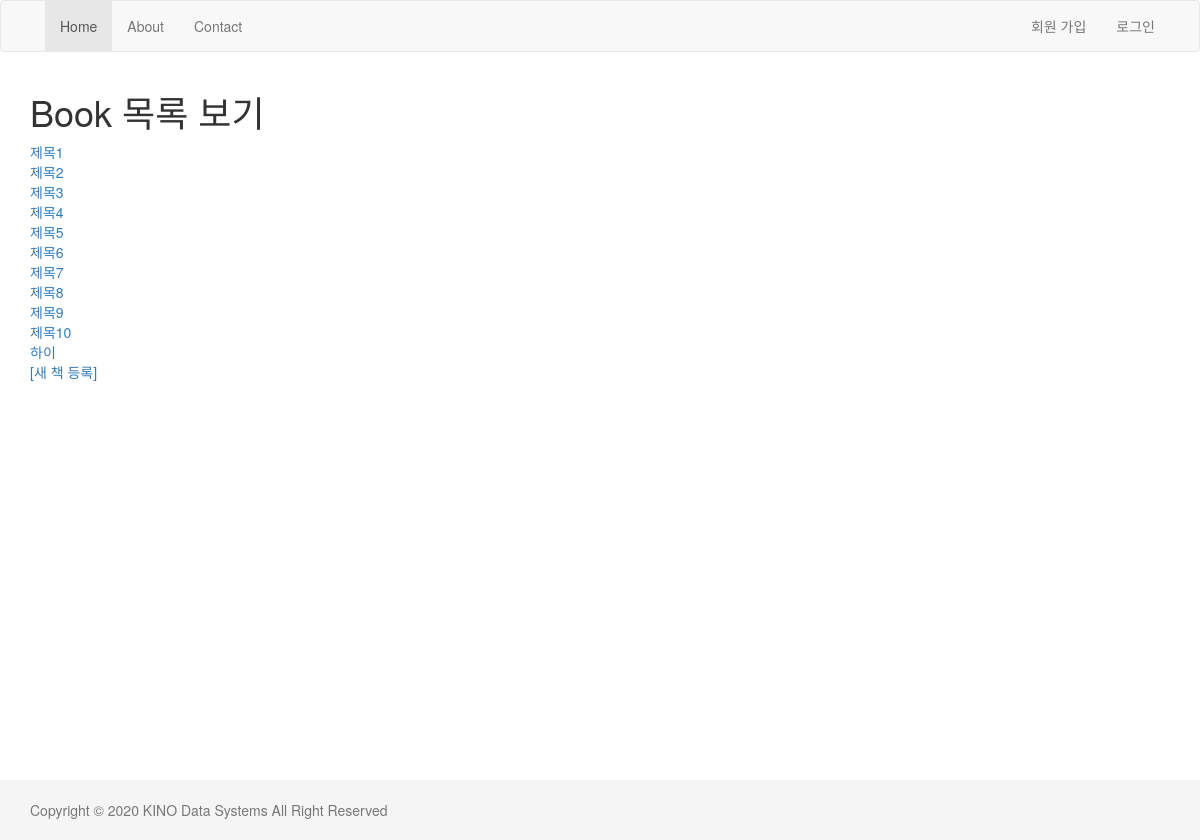
/book/, run on the app's committed database.
### book/models.py (models this page shows, shortened)
class Book(models.Model):
    title = models.CharField(max_length=100)
    author = models.CharField(max_length=100)
    publisher=models.CharField(max_length=100)

### book/templates/book/book_list.html (shortened to what this page needs)
{% extends "layout.html" %}
{% block content %}
    <h1>Book 목록 보기</h1>
    {% for book in book_list %}
        <a href="{% url 'book:detail' book.id %}"> {{book.title}}</a><br>
    {% endfor %}
    <a href="{% url 'book:create' %}">[새 책 등록]</a>
{% endblock %}

### templates/layout.html (style rules this page uses)
html { position: relative; min-height: 100% }
body { margin-bottom: 60px }

### data on the page
Book: title "제목1"
Book: title "제목2"
Book: title "제목3"
Book: title "제목4"
Book: title "제목5"
Book: title "제목6"
Book: title "제목7"
Book: title "제목8"
Book: title "제목9"
Book: title "제목10"
Book: title "하이"
